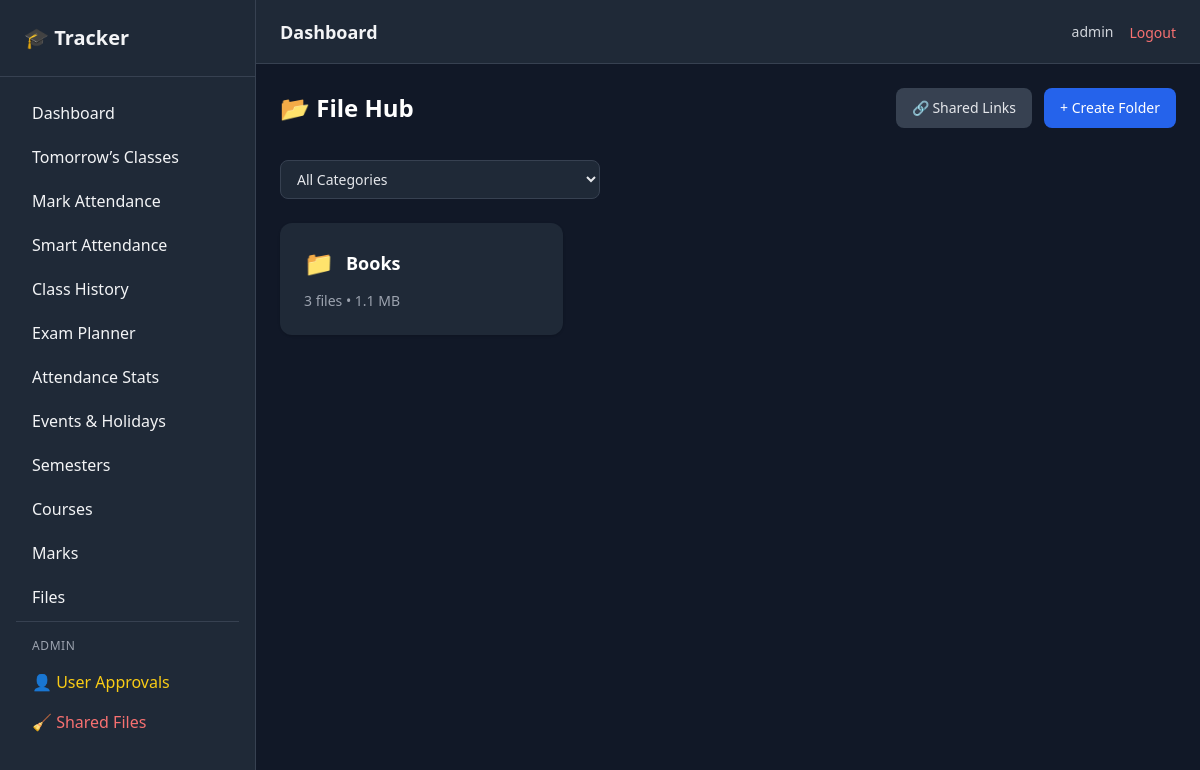
The app's page /files/ (signed in), older data.
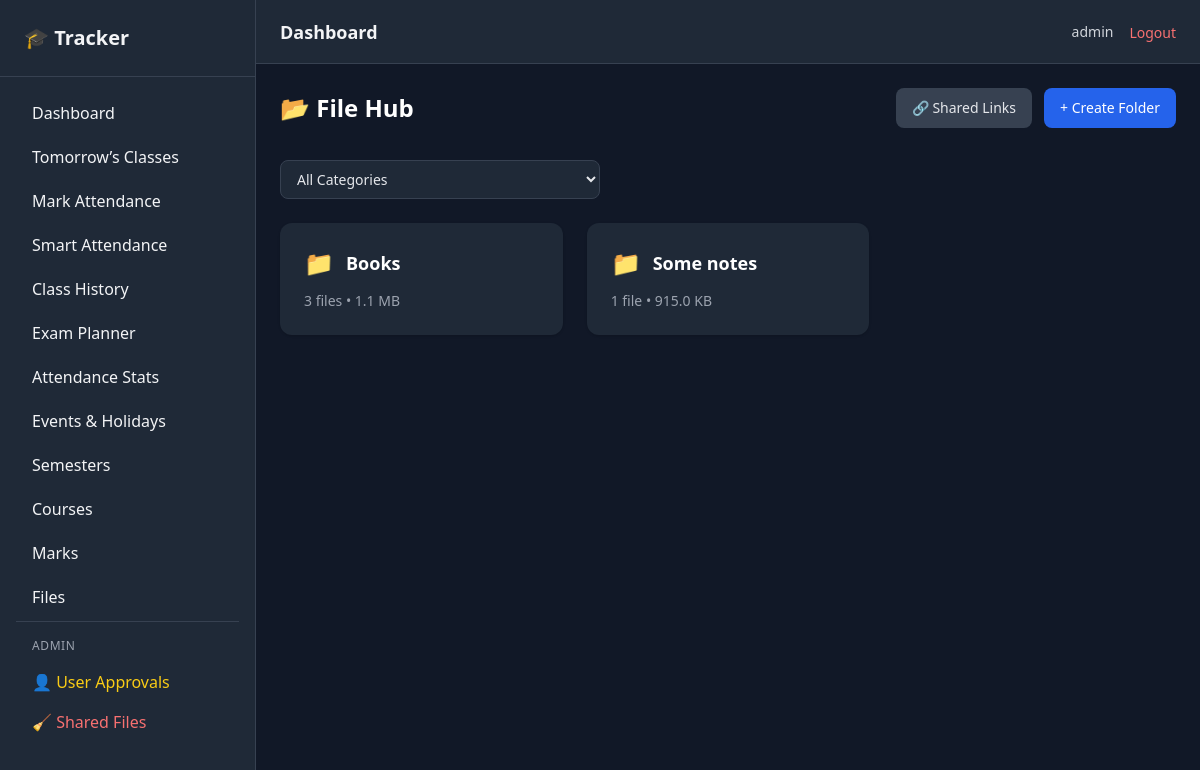
The same page, newer data.
### core/models.py (models this page shows, shortened)
class Folder(models.Model):
    user = models.ForeignKey(
        settings.AUTH_USER_MODEL,
        on_delete = models.CASCADE,
        related_name = 'folders'
    )
    category = models.ForeignKey(
        FileCategory,
        on_delete = models.CASCADE,
        related_name = 'folders'
    )
    name = models.CharField(max_length=150)
    is_protected = models.BooleanField(default=False)
    pin_has = models.CharField(max_length=225, blank=True)
    def total_size(self):
        return sum(f.size for f in self.files.all())

class StoredFile(models.Model):
    user = models.ForeignKey(
        settings.AUTH_USER_MODEL,
        on_delete=models.CASCADE,
        related_name="stored_files"
    )
    folder = models.ForeignKey(
        Folder,
        on_delete=models.CASCADE,
        related_name="files",
        null=True,
        blank=True
    )
    course = models.ForeignKey(
        Course,
        on_delete=models.SET_NULL,
        null=True,
        blank=True
    )
    file = models.FileField(upload_to="media/")
    original_name = models.CharField(max_length=255)
    display_name = models.CharField(max_length=255, blank=True)
    size = models.PositiveIntegerField()
    uploaded_at = models.DateTimeField(auto_now_add=True)

### core/views.py (the view)
# urls.py: path("files/", views.file_hub, name="file_hub"),
@login_required
def file_hub(request):
    categories = FileCategory.objects.filter(user=request.user)
    folders = Folder.objects.filter(user=request.user)
    category_id = request.GET.get("category")
    folders = Folder.objects.filter(user=request.user)
    if category_id:
        folders = folders.filter(category_id=category_id)
    return render(request, "files/hub.html", {
        "categories": categories,
        "folders": folders,
    })

### templates/files/hub.html (shortened to what this page needs)
{% extends "base/base.html" %}
{% block content %}
<div class="flex flex-col sm:flex-row sm:justify-between sm:items-center gap-4 mb-8">
  <h2 class="text-2xl font-semibold text-white">
    📂 File Hub
  </h2>
  <div class="flex gap-3">
    <a href="{% url 'my_shared_links' %}"
       class="inline-flex items-center justify-center
              bg-gray-700 text-gray-200 px-4 py-2.5 rounded-lg
              text-sm font-medium hover:bg-gray-600 transition">
      🔗 Shared Links
    </a>
    <a href="{% url 'create_folder' %}"
       class="inline-flex items-center justify-center
              bg-blue-600 text-white px-4 py-2.5 rounded-lg
              text-sm font-medium hover:bg-blue-500 transition">
      + Create Folder
    </a>
  </div>
</div>
<div class="mb-6 max-w-xs w-full">
  <form method="get">
    <select name="category"
            onchange="this.form.submit()"
            class="w-full bg-gray-800 text-gray-200
                   border border-gray-700 rounded-lg
                   px-3 py-2 text-sm
                   focus:outline-none focus:ring-2 focus:ring-blue-500">
      <option value="">All Categories</option>
    </select>
  </form>
</div>
<div class="grid gap-6 sm:grid-cols-2 md:grid-cols-3">
  {% for folder in folders %}
  <div class="relative group">
    <a href="{% url 'folder_view' folder.id %}"
       class="block bg-gray-800 p-6 rounded-xl shadow
              hover:bg-gray-700 hover:shadow-xl transition
              focus:outline-none focus:ring-2 focus:ring-blue-500">
      <div class="flex items-center gap-3 mb-3">
        <span class="text-2xl">📁</span>
        <p class="text-lg font-semibold text-white truncate">
          {{ folder.name }}
        </p>
      </div>
      <p class="text-sm text-gray-400">
        {{ folder.files.count }}
        file{{ folder.files.count|pluralize }}
        • {{ folder.total_size|filesizeformat }}
      </p>
    </a>
    <div class="absolute top-3 right-3">
    </div>
  </div>
  {% empty %}
  <div class="col-span-full text-center text-gray-400 py-12">
    No folders created yet.
  </div>
  {% endfor %}
</div>
{% endblock %}

Row changes from the older to the newer data that the page shows:
added Folder: name "Some notes", files.count "1", total_size|filesizeformat "915.0 KB"
